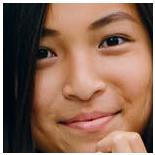
#> input picture cropped_faces/_data_image_117_face.jpeg, 155 x 155 px; its folder holds only this picture in this run
$ python classification_blurred.py   (older library calls are emulated)
#> lines starting #> are read from the running program, lines starting #| are printed output that depends on the picture; after the words box and inside, x2 and y2 are one past the last pixel; in counts of white or black regions, pixels touching at a corner belong together
### overlay.py
"""
This script is used to add a frame to a given image.
The frame is pasted on top of the given image, you need to consider
whether the frame you provide will have the desired impact.

Notes:
    The frame use with the script as is, is "blue.png". It is a png file
    where the center is of the image is tranparent.
    The script also comes with a testing image "IMG_2673.JPG"

How to use:
    To this script, you can place the your frame and image at the same
    location as the script.
    Update the main part tha defines the img_source and img_frame

"""
import os

import numpy as np
from PIL import Image
import re

# For face detection
import cv2
import matplotlib.pyplot as plt
import dlib
from imutils import face_utils


# [111 lines left out: functions add_frame, resize_image, crop_image, locate_face, not called in this run]


def generate_file_name(original_file_name, append="cqu90", contact="_"):
    """
    Get the original file name, remove the extension and generate a new file name
    :param original_file_name:
    :param append: what to append to the newly created name
    :param contact: remove special char and replace them with this contact value
    :return:
    """
    # cleaning file name
    original_file_name = re.sub('[^A-Za-z0-9.]+', contact, original_file_name)
    # remove the original extension
    parts = [e for e in original_file_name.split(".")][:-1]
    new_name = ''.join(parts)
    return new_name + contact + append


# [74 lines left out: functions batch, face_detection_one, face_detection_two, not called in this run]

        # [6 lines of commented-out code are left out]


# [21 lines that do not run on import are left out]

### classification_blurred.py
import os

from PIL import Image
from imutils import paths
import argparse
import cv2

from overlay import generate_file_name


def variance_of_laplacian(image):
    # compute the Laplacian of the image and then return the focus
    # measure, which is simply the variance of the Laplacian
    return cv2.Laplacian(image, cv2.CV_64F).var()


if __name__ == '__main__':
    """ This is a classifier """
    folder_src = "/cropped_faces/"
    root_dir_source = os.path.dirname(os.path.realpath(__file__)) + folder_src
    files = [file_names for (dir_path, dir_names, file_names) in os.walk(root_dir_source)]
    print(files)
    for img in files[0]:
        if img.endswith(".png") or img.endswith(".jpg") or img.endswith(".jpeg"):
            file_name = "." + folder_src + img
            image = cv2.imread(file_name)
#> image is the input picture: shape (155, 155, 3); mean B, G, R 87.8, 105.8, 140.4
            gray = cv2.cvtColor(image, cv2.COLOR_BGR2GRAY)
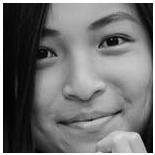
#> gray: shape (155, 155); min 0, max 255, mean 114.1
            fm = variance_of_laplacian(gray)
#> fm = 2256.9
            text = "Not Blurry"

            # if the focus measure is less than the supplied threshold,
            # then the image should be considered "blurry"
            if fm < 1680:
                text = "Blurry"

            # show the image
            cv2.putText(image, "{}: {:.2f}".format(text, fm), (10, 30),
                        cv2.FONT_HERSHEY_SIMPLEX, 0.8, (0, 0, 255), 3)
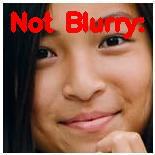
#> image: shape (155, 155, 3); 6.28% of pixels changed, all inside (x1, y1, x2, y2) = (11, 11, 145, 39)
            # cv2.imshow("Image", image)
            # key = cv2.waitKey(0)
            # swap colors
            image = cv2.cvtColor(image, cv2.COLOR_BGR2RGB)
            im = Image.fromarray(image)
            new_file_name = generate_file_name(file_name, append="class", contact="_")
            im.save(new_file_name + ".jpeg")

# todo:
# after getting the face, resize the image, classify, only use those that are good

$ run again, on cropped_faces/_data_image_25_face.jpeg
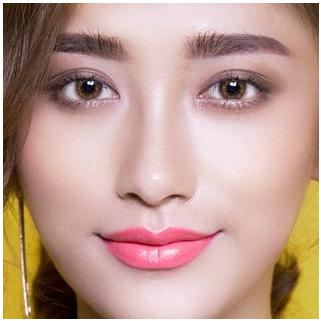
#> input picture cropped_faces/_data_image_25_face.jpeg, 321 x 321 px
#> image is the input picture: shape (321, 321, 3); mean B, G, R 144.9, 157, 191.2
#> `gray = cv2.cvtColor(image, cv2.COLOR_BGR2GRAY)`:
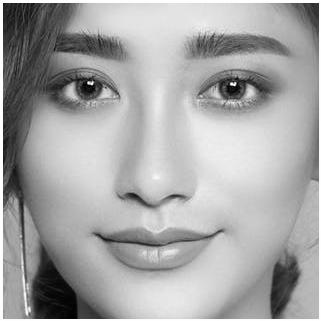
#> gray: shape (321, 321); min 0, max 255, mean 165.9
#> fm = 676
#> `cv2.putText(image, "{}: {:.2f}".format(text, fm), (10, 30), cv2.FONT_H..`:
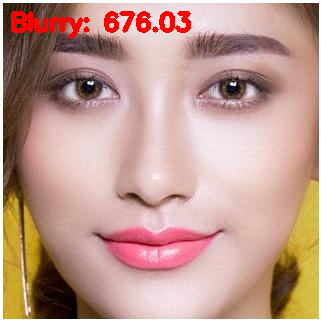
#> image: shape (321, 321, 3); 1.98% of pixels changed, all inside (x1, y1, x2, y2) = (11, 11, 191, 39)

$ run again, on cropped_faces/_data_image_48_face.jpeg
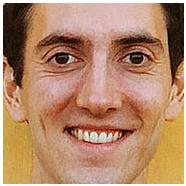
#> input picture cropped_faces/_data_image_48_face.jpeg, 186 x 186 px
#> image is the input picture: shape (186, 186, 3); mean B, G, R 107.7, 136.9, 180.3
#> `gray = cv2.cvtColor(image, cv2.COLOR_BGR2GRAY)`:
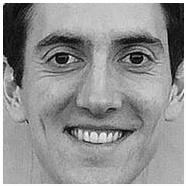
#> gray: shape (186, 186); min 2, max 255, mean 146.6
#> fm = 1826.2
#> `cv2.putText(image, "{}: {:.2f}".format(text, fm), (10, 30), cv2.FONT_H..`:
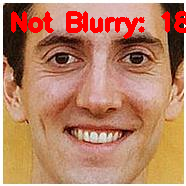
#> image: shape (186, 186, 3); 5.25% of pixels changed, all inside (x1, y1, x2, y2) = (11, 11, 186, 39)

$ run again, on cropped_faces/_data_image_6_face.jpeg
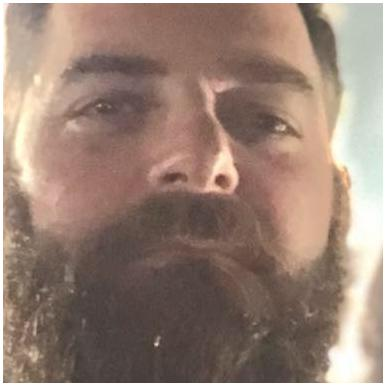
#> input picture cropped_faces/_data_image_6_face.jpeg, 385 x 385 px
#> image is the input picture: shape (385, 385, 3); mean B, G, R 117, 129.4, 152.2
#> `gray = cv2.cvtColor(image, cv2.COLOR_BGR2GRAY)`:
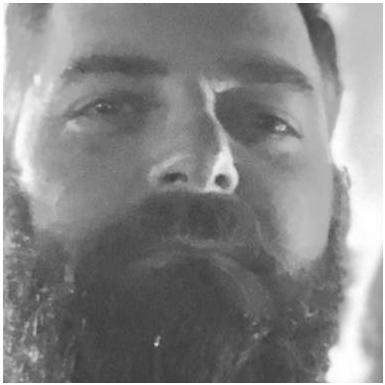
#> gray: shape (385, 385); min 58, max 255, mean 134.8
#> fm = 267.7
#> `cv2.putText(image, "{}: {:.2f}".format(text, fm), (10, 30), cv2.FONT_H..`:
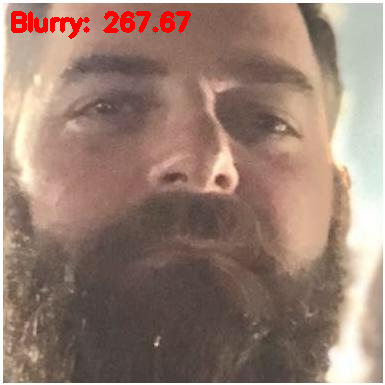
#> image: shape (385, 385, 3); 1.33% of pixels changed, all inside (x1, y1, x2, y2) = (11, 11, 191, 39)

$ run again, on cropped_faces/_data_image_156_face.jpeg
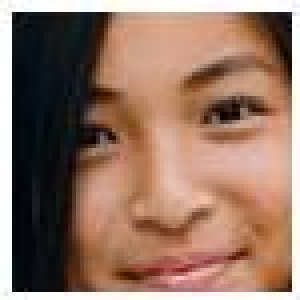
#> input picture cropped_faces/_data_image_156_face.jpeg, 75 x 75 px (shown 4 times larger)
#> image is the input picture: shape (75, 75, 3); mean B, G, R 101.3, 117.6, 149.5
#> `gray = cv2.cvtColor(image, cv2.COLOR_BGR2GRAY)`:
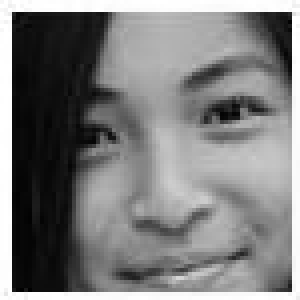
#> gray: shape (75, 75) (shown 4 times larger); min 1, max 255, mean 125.3
#> fm = 3842.1
#> `cv2.putText(image, "{}: {:.2f}".format(text, fm), (10, 30), cv2.FONT_H..`:
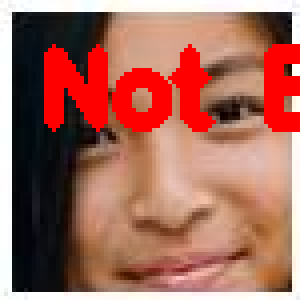
#> image: shape (75, 75, 3) (shown 4 times larger); 12.66% of pixels changed, all inside (x1, y1, x2, y2) = (11, 11, 75, 33)
